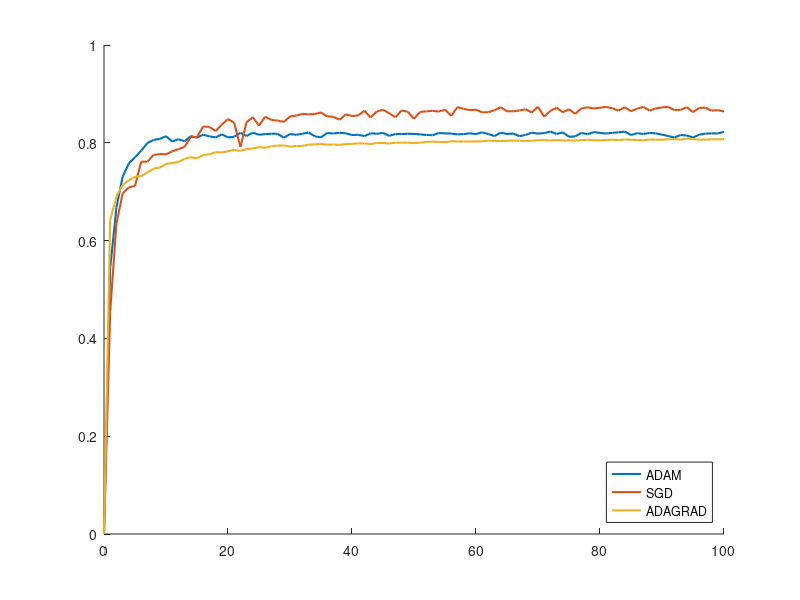

MATLAB code to generate this figure:
round=0:1:100;
%sgd LR=0.01; layer =784;4;5;10
sgd=[0,0.4547, 0.634, 0.6962, 0.709, 0.7117, 0.7615, 0.7612, 0.7752, 0.7769, 0.7765, 0.7825, 0.787, 0.7918, 0.8116, 0.8117, 0.8334, 0.8325, 0.8241, 0.8372, 0.8485, 0.8412, 0.7915, 0.8422, 0.8525, 0.8352, 0.8533, 0.8467, 0.8455, 0.8427, 0.8539, 0.8557, 0.859, 0.8583, 0.8587, 0.8621, 0.8541, 0.8533, 0.8471, 0.8581, 0.8548, 0.8558, 0.8655, 0.8518, 0.864, 0.8676, 0.8605, 0.8523, 0.8662, 0.8634, 0.849, 0.8632, 0.8643, 0.8653, 0.8639, 0.8678, 0.8552, 0.873, 0.8694, 0.8669, 0.8676, 0.8623, 0.8625, 0.8668, 0.8728, 0.8644, 0.8645, 0.866, 0.8685, 0.862, 0.8736, 0.8535, 0.8654, 0.8717, 0.8624, 0.8686, 0.8593, 0.8702, 0.8726, 0.8702, 0.8718, 0.8733, 0.8707, 0.8659, 0.8728, 0.8647, 0.8698, 0.8735, 0.8659, 0.8705, 0.8724, 0.8734, 0.8669, 0.8675, 0.8729, 0.8627, 0.8713, 0.8719, 0.8657, 0.8668, 0.864];
%adam LR=0.001 b1=0.9 b2=0.999; layer=784;4;5;10
adam=[0,0.5447, 0.6672, 0.7303, 0.7579, 0.7703, 0.7841, 0.7994, 0.806, 0.808, 0.8136, 0.8027, 0.8073, 0.8032, 0.8137, 0.8107, 0.8165, 0.8132, 0.8111, 0.8174, 0.811, 0.8125, 0.8203, 0.8139, 0.8208, 0.8164, 0.8178, 0.8185, 0.8184, 0.8103, 0.8179, 0.8164, 0.8184, 0.8211, 0.8132, 0.8112, 0.82, 0.8191, 0.8205, 0.8194, 0.816, 0.8164, 0.8137, 0.8195, 0.8184, 0.8203, 0.8141, 0.818, 0.818, 0.8185, 0.8182, 0.8172, 0.816, 0.8155, 0.8201, 0.8192, 0.8189, 0.8172, 0.8178, 0.8195, 0.8178, 0.8214, 0.8178, 0.8138, 0.8209, 0.8179, 0.8191, 0.8135, 0.8161, 0.8207, 0.8188, 0.8199, 0.8229, 0.8181, 0.8214, 0.8124, 0.8132, 0.8201, 0.8176, 0.8218, 0.8202, 0.8189, 0.8204, 0.8214, 0.8229, 0.8159, 0.8197, 0.818, 0.8202, 0.8193, 0.8167, 0.8139, 0.8109, 0.8159, 0.8149, 0.8109, 0.8165, 0.8188, 0.8192, 0.8192, 0.8224];
%adagrad LR=0.01 e=10^-8
adagrad=[0, 0.6415, 0.6899, 0.7136, 0.7231, 0.7306, 0.7314, 0.7394, 0.747, 0.7493, 0.757, 0.7584, 0.7609, 0.7673, 0.7707, 0.7683, 0.7751, 0.7766, 0.7807, 0.7803, 0.7826, 0.7856, 0.7837, 0.7872, 0.7885, 0.7913, 0.7898, 0.7928, 0.7944, 0.7946, 0.7925, 0.7934, 0.7936, 0.7962, 0.7968, 0.7975, 0.7963, 0.7965, 0.7958, 0.7973, 0.7979, 0.7987, 0.7988, 0.7974, 0.7997, 0.7996, 0.7986, 0.8002, 0.8003, 0.8004, 0.7993, 0.8004, 0.8016, 0.8023, 0.802, 0.8011, 0.8032, 0.8027, 0.8026, 0.8026, 0.8027, 0.8032, 0.8045, 0.8037, 0.8038, 0.8041, 0.8047, 0.8044, 0.8036, 0.8042, 0.8053, 0.8056, 0.8048, 0.8057, 0.8049, 0.8049, 0.8044, 0.8056, 0.8061, 0.8055, 0.805, 0.8059, 0.8064, 0.8056, 0.8068, 0.8063, 0.8058, 0.8051, 0.8068, 0.8065, 0.8064, 0.8071, 0.8079, 0.8064, 0.8088, 0.8075, 0.8066, 0.8064, 0.8073, 0.8069, 0.8075];
hold on
plot(round,adam,"linewidth",1.5)
plot(round,sgd,"linewidth",1.5)
plot(round,adagrad,"linewidth",1.5)
legend("ADAM","SGD","ADAGRAD","location","southeast")
